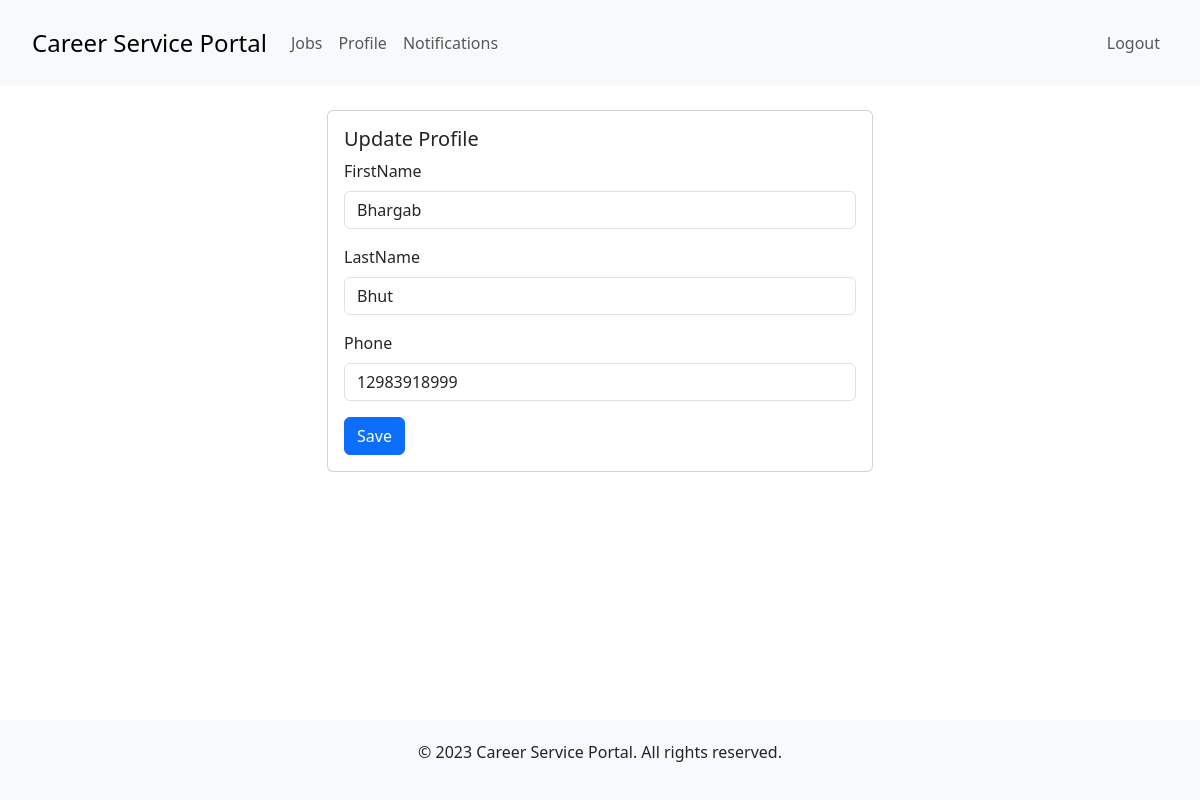
Screenshot of /candidates/updateProfile (signed in) with the database file from the repository.
### candidate/models.py (models this page shows)
class Candidate(models.Model):
    firstName = models.CharField(max_length=255)
    lastName = models.CharField(max_length=255)
    phone = models.CharField(max_length=255)
    resume = models.ForeignKey(
        Resume, on_delete=models.SET_NULL, null=True, blank=True)
    user = models.ForeignKey(User, on_delete=models.CASCADE)
    savedJobs = models.ManyToManyField(Job)

### candidate/views.py (the view)
# urls.py: path('updateProfile', views.update_candidate_profile, name="update profile"),
def update_candidate_profile(request):
    c = checkLogin(request)
    if request.method == 'POST':
        form = CandidateForm(request.POST)
        if form.is_valid():
            c.firstName = form.cleaned_data['firstName']
            c.lastName = form.cleaned_data['lastName']
            c.phone = form.cleaned_data['phone']
            c.save()
            return HttpResponseRedirect('/candidates/profile')
    else:
        form = CandidateForm(
            initial={'firstName': c.firstName, 'lastName': c.lastName, 'phone': c.phone})
    context = {
        'form': form,
        'candidate': c,
    }
    return render(request, 'candidates/updateProfileTemplate.html', context)

### candidate/forms.py (shortened to what this page needs)
class CandidateForm(forms.ModelForm):
    class Meta:
        model = Candidate
        fields = ["firstName", "lastName", "phone"]
        widgets = {
            "firstName": forms.TextInput(attrs={'class': 'form-control'}),
            "lastName": forms.TextInput(attrs={'class': 'form-control'}),
            "phone": forms.TextInput(attrs={'class': 'form-control'}),
        }

### candidate/views.py (called while the page is built)
def checkLogin(request):
    if 'c_id' in request.session:
        id = request.session['c_id']
        try:
            c = Candidate.objects.filter(id=id)[0]
            return c
        except Exception:
            return HttpResponseRedirect('')
    else:
        return HttpResponseRedirect('')

### templates/candidates/updateProfileTemplate.html (shortened to what this page needs)
{% extends "shared/base.html" %}
{% block content %}
<div class="container">
  <div class="row justify-content-center">
    <div class="col-md-6">
      <div class="card mt-4">
        <div class="card-body">
          <h5 class="card-title">Update Profile</h5>
          <form method="post" class="login-form" action="updateProfile">
            {% for field in form %}
            <div class="mb-3">
              <label for="{{ field.id_for_label }}" class="form-label">{{ field.label }}</label>
              {{ field }}
            </div>
            {% endfor %}
            <button type="submit" class="btn btn-primary">Save</button>
          </form>
        </div>
      </div>
    </div>
  </div>
</div>
{% endblock %}

### templates/shared/base.html (style rules this page uses)
html, body { height: 100%; }
body { display: flex; flex-direction: column; }
.container { flex: 1; }

### rows the page displays
Candidate: form "Bhargab" "Bhut" "12983918999"

### other values shown
{{ field.label }} "FirstName" "LastName" "Phone"
